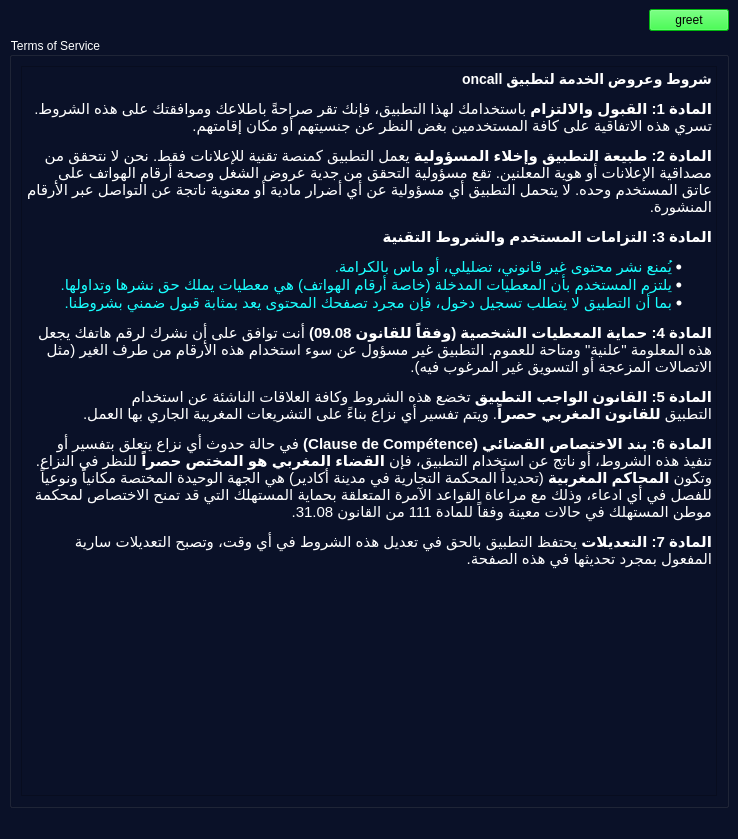
<?xml version="1.0" encoding="UTF-8"?>
<ui version="4.0">
 <class>Terms</class>
 <widget class="QMainWindow" name="Terms">
  <property name="geometry">
   <rect>
    <x>0</x>
    <y>0</y>
    <width>738</width>
    <height>839</height>
   </rect>
  </property>
  <property name="windowTitle">
   <string>MainWindow</string>
  </property>
  <property name="styleSheet">
   <string notr="true">background-color: rgb(10, 17, 40);
color: rgb(0, 0, 0);</string>
  </property>
  <widget class="QWidget" name="centralwidget">
   <layout class="QGridLayout" name="gridLayout">
    <item row="0" column="0">
     <spacer name="horizontalSpacer">
      <property name="orientation">
       <enum>Qt::Horizontal</enum>
      </property>
      <property name="sizeHint" stdset="0">
       <size>
        <width>631</width>
        <height>20</height>
       </size>
      </property>
     </spacer>
    </item>
    <item row="0" column="1">
     <widget class="QPushButton" name="pushButton">
      <property name="styleSheet">
       <string notr="true">background-color: rgb(0, 255, 21);
color: rgb(0, 0, 0);
font: 10pt &quot;Segoe UI&quot;;</string>
      </property>
      <property name="text">
       <string>greet</string>
      </property>
     </widget>
    </item>
    <item row="1" column="0" colspan="2">
     <widget class="QGroupBox" name="groupBox">
      <property name="styleSheet">
       <string notr="true">color: rgb(255, 255, 255);
font: 11pt &quot;Segoe UI&quot;;</string>
      </property>
      <property name="title">
       <string>Terms of Service</string>
      </property>
      <layout class="QGridLayout" name="gridLayout_2">
       <item row="0" column="0">
        <widget class="QTextBrowser" name="textBrowser">
         <property name="html">
          <string>&lt;!DOCTYPE HTML PUBLIC &quot;-//W3C//DTD HTML 4.0//EN&quot; &quot;http://www.w3.org/TR/REC-html40/strict.dtd&quot;&gt;
&lt;html&gt;&lt;head&gt;&lt;meta name=&quot;qrichtext&quot; content=&quot;1&quot; /&gt;&lt;meta charset=&quot;utf-8&quot; /&gt;&lt;style type=&quot;text/css&quot;&gt;
p, li { white-space: pre-wrap; }
hr { height: 1px; border-width: 0; }
li.unchecked::marker { content: &quot;\2610&quot;; }
li.checked::marker { content: &quot;\2612&quot;; }
&lt;/style&gt;&lt;/head&gt;&lt;body style=&quot; font-family:'Segoe UI'; font-size:11pt; font-weight:400; font-style:normal;&quot;&gt;
&lt;h3 dir='rtl' style=&quot; margin-top:14px; margin-bottom:12px; margin-left:0px; margin-right:0px; -qt-block-indent:0; text-indent:0px;&quot;&gt;&lt;span style=&quot; font-size:large; font-weight:700;&quot;&gt;شروط وعروض الخدمة لتطبيق oncall&lt;/span&gt;&lt;/h3&gt;
&lt;p dir='rtl' style=&quot; margin-top:12px; margin-bottom:12px; margin-left:0px; margin-right:0px; -qt-block-indent:0; text-indent:0px;&quot;&gt;&lt;span style=&quot; font-weight:700;&quot;&gt;المادة 1: القبول والالتزام&lt;/span&gt; باستخدامك لهذا التطبيق، فإنك تقر صراحةً باطلاعك وموافقتك على هذه الشروط. تسري هذه الاتفاقية على كافة المستخدمين بغض النظر عن جنسيتهم أو مكان إقامتهم.&lt;/p&gt;
&lt;p dir='rtl' style=&quot; margin-top:12px; margin-bottom:12px; margin-left:0px; margin-right:0px; -qt-block-indent:0; text-indent:0px;&quot;&gt;&lt;span style=&quot; font-weight:700;&quot;&gt;المادة 2: طبيعة التطبيق وإخلاء المسؤولية&lt;/span&gt; يعمل التطبيق كمنصة تقنية للإعلانات فقط. نحن لا نتحقق من مصداقية الإعلانات أو هوية المعلنين. تقع مسؤولية التحقق من جدية عروض الشغل وصحة أرقام الهواتف على عاتق المستخدم وحده. لا يتحمل التطبيق أي مسؤولية عن أي أضرار مادية أو معنوية ناتجة عن التواصل عبر الأرقام المنشورة.&lt;/p&gt;
&lt;p dir='rtl' style=&quot; margin-top:12px; margin-bottom:12px; margin-left:0px; margin-right:0px; -qt-block-indent:0; text-indent:0px;&quot;&gt;&lt;span style=&quot; font-weight:700;&quot;&gt;المادة 3: التزامات المستخدم والشروط التقنية&lt;/span&gt;&lt;/p&gt;
&lt;ul style=&quot;margin-top: 0px; margin-bottom: 0px; margin-left: 0px; margin-right: 0px; -qt-list-indent: 1;&quot;&gt;
&lt;li style=&quot; font-family:'ui-sans-serif','system-ui','sans-serif','Apple Color Emoji','Segoe UI Emoji','Segoe UI Symbol','Noto Color Emoji'; font-size:15px; color:#000000;&quot; align=&quot;right&quot; dir='rtl' style=&quot; margin-top:0px; margin-bottom:0px; margin-left:20px; margin-right:0px; -qt-block-indent:0; text-indent:0px;&quot;&gt;&lt;span style=&quot; color:#18ffff;&quot;&gt;يُمنع نشر محتوى غير قانوني، تضليلي، أو ماس بالكرامة.&lt;/span&gt;&lt;/li&gt;
&lt;li style=&quot; font-family:'ui-sans-serif','system-ui','sans-serif','Apple Color Emoji','Segoe UI Emoji','Segoe UI Symbol','Noto Color Emoji'; font-size:15px; color:#18ffff;&quot; align=&quot;right&quot; dir='rtl' style=&quot; margin-top:0px; margin-bottom:0px; margin-left:20px; margin-right:0px; -qt-block-indent:0; text-indent:0px;&quot;&gt;يلتزم المستخدم بأن المعطيات المدخلة (خاصة أرقام الهواتف) هي معطيات يملك حق نشرها وتداولها.&lt;/li&gt;
&lt;li style=&quot; font-family:'ui-sans-serif','system-ui','sans-serif','Apple Color Emoji','Segoe UI Emoji','Segoe UI Symbol','Noto Color Emoji'; font-size:15px; color:#18ffff;&quot; align=&quot;right&quot; dir='rtl' style=&quot; margin-top:0px; margin-bottom:0px; margin-left:20px; margin-right:0px; -qt-block-indent:0; text-indent:0px;&quot;&gt;بما أن التطبيق لا يتطلب تسجيل دخول، فإن مجرد تصفحك المحتوى يعد بمثابة قبول ضمني بشروطنا.&lt;/li&gt;&lt;/ul&gt;
&lt;p dir='rtl' style=&quot; margin-top:12px; margin-bottom:12px; margin-left:0px; margin-right:0px; -qt-block-indent:0; text-indent:0px;&quot;&gt;&lt;span style=&quot; font-weight:700;&quot;&gt;المادة 4: حماية المعطيات الشخصية (وفقاً للقانون 09.08)&lt;/span&gt; أنت توافق على أن نشرك لرقم هاتفك يجعل هذه المعلومة &amp;quot;علنية&amp;quot; ومتاحة للعموم. التطبيق غير مسؤول عن سوء استخدام هذه الأرقام من طرف الغير (مثل الاتصالات المزعجة أو التسويق غير المرغوب فيه).&lt;/p&gt;
&lt;p dir='rtl' style=&quot; margin-top:12px; margin-bottom:12px; margin-left:0px; margin-right:0px; -qt-block-indent:0; text-indent:0px;&quot;&gt;&lt;span style=&quot; font-weight:700;&quot;&gt;المادة 5: القانون الواجب التطبيق&lt;/span&gt; تخضع هذه الشروط وكافة العلاقات الناشئة عن استخدام التطبيق &lt;span style=&quot; font-weight:700;&quot;&gt;للقانون المغربي حصراً&lt;/span&gt;. ويتم تفسير أي نزاع بناءً على التشريعات المغربية الجاري بها العمل.&lt;/p&gt;
&lt;p dir='rtl' style=&quot; margin-top:12px; margin-bottom:12px; margin-left:0px; margin-right:0px; -qt-block-indent:0; text-indent:0px;&quot;&gt;&lt;span style=&quot; font-weight:700;&quot;&gt;المادة 6: بند الاختصاص القضائي (Clause de Compétence)&lt;/span&gt; في حالة حدوث أي نزاع يتعلق بتفسير أو تنفيذ هذه الشروط، أو ناتج عن استخدام التطبيق، فإن &lt;span style=&quot; font-weight:700;&quot;&gt;القضاء المغربي هو المختص حصراً&lt;/span&gt; للنظر في النزاع. وتكون &lt;span style=&quot; font-weight:700;&quot;&gt;المحاكم المغربية&lt;/span&gt; (تحديداً المحكمة التجارية في مدينة أكادير) هي الجهة الوحيدة المختصة مكانياً ونوعياً للفصل في أي ادعاء، وذلك مع مراعاة القواعد الآمرة المتعلقة بحماية المستهلك التي قد تمنح الاختصاص لمحكمة موطن المستهلك في حالات معينة وفقاً للمادة 111 من القانون 31.08.&lt;/p&gt;
&lt;p dir='rtl' style=&quot; margin-top:12px; margin-bottom:12px; margin-left:0px; margin-right:0px; -qt-block-indent:0; text-indent:0px;&quot;&gt;&lt;span style=&quot; font-weight:700;&quot;&gt;المادة 7: التعديلات&lt;/span&gt; يحتفظ التطبيق بالحق في تعديل هذه الشروط في أي وقت، وتصبح التعديلات سارية المفعول بمجرد تحديثها في هذه الصفحة.&lt;/p&gt;&lt;/body&gt;&lt;/html&gt;</string>
         </property>
        </widget>
       </item>
      </layout>
     </widget>
    </item>
   </layout>
  </widget>
  <widget class="QMenuBar" name="menubar">
   <property name="geometry">
    <rect>
     <x>0</x>
     <y>0</y>
     <width>738</width>
     <height>21</height>
    </rect>
   </property>
  </widget>
  <widget class="QStatusBar" name="statusbar"/>
 </widget>
 <resources/>
 <connections/>
</ui>
